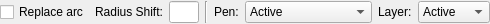
<?xml version="1.0" encoding="UTF-8"?>
<ui version="4.0">
 <class>LC_CircleByArcOptions</class>
 <widget class="QWidget" name="LC_CircleByArcOptions">
  <property name="geometry">
   <rect>
    <x>0</x>
    <y>0</y>
    <width>478</width>
    <height>24</height>
   </rect>
  </property>
  <property name="windowTitle">
   <string>Form</string>
  </property>
  <layout class="QGridLayout" name="gridLayout">
   <property name="leftMargin">
    <number>0</number>
   </property>
   <property name="topMargin">
    <number>1</number>
   </property>
   <property name="rightMargin">
    <number>0</number>
   </property>
   <property name="bottomMargin">
    <number>1</number>
   </property>
   <item row="0" column="0">
    <widget class="QCheckBox" name="cbReplace">
     <property name="toolTip">
      <string>If checked, original arc will be removed</string>
     </property>
     <property name="text">
      <string>Replace arc</string>
     </property>
    </widget>
   </item>
   <item row="0" column="7">
    <widget class="QComboBox" name="cbLayer">
     <property name="toolTip">
      <string>Layer to which created circle should be placed</string>
     </property>
     <item>
      <property name="text">
       <string comment="layer">Active</string>
      </property>
     </item>
     <item>
      <property name="text">
       <string comment="layer">Original</string>
      </property>
     </item>
    </widget>
   </item>
   <item row="0" column="2">
    <widget class="QLineEdit" name="leRadiusShift">
     <property name="minimumSize">
      <size>
       <width>30</width>
       <height>0</height>
      </size>
     </property>
     <property name="maximumSize">
      <size>
       <width>50</width>
       <height>16777215</height>
      </size>
     </property>
    </widget>
   </item>
   <item row="0" column="4">
    <widget class="QLabel" name="label">
     <property name="text">
      <string>Pen:</string>
     </property>
    </widget>
   </item>
   <item row="0" column="5">
    <widget class="QComboBox" name="cbPen">
     <property name="toolTip">
      <string>Pen to apply to created circle</string>
     </property>
     <item>
      <property name="text">
       <string comment="pen">Active</string>
      </property>
     </item>
     <item>
      <property name="text">
       <string comment="pen">Original</string>
      </property>
     </item>
     <item>
      <property name="text">
       <string comment="pen">Original Resolved</string>
      </property>
     </item>
    </widget>
   </item>
   <item row="0" column="6">
    <widget class="QLabel" name="label_2">
     <property name="text">
      <string>Layer:</string>
     </property>
    </widget>
   </item>
   <item row="0" column="1">
    <widget class="QLabel" name="lblRadiusShift">
     <property name="toolTip">
      <string>Delta of circle's radius to arc's radius</string>
     </property>
     <property name="text">
      <string>Radius Shift:</string>
     </property>
    </widget>
   </item>
   <item row="0" column="8">
    <spacer name="horizontalSpacer">
     <property name="orientation">
      <enum>Qt::Horizontal</enum>
     </property>
     <property name="sizeHint" stdset="0">
      <size>
       <width>0</width>
       <height>20</height>
      </size>
     </property>
    </spacer>
   </item>
   <item row="0" column="3">
    <widget class="Line" name="line">
     <property name="orientation">
      <enum>Qt::Vertical</enum>
     </property>
    </widget>
   </item>
  </layout>
 </widget>
 <resources/>
 <connections/>
</ui>
